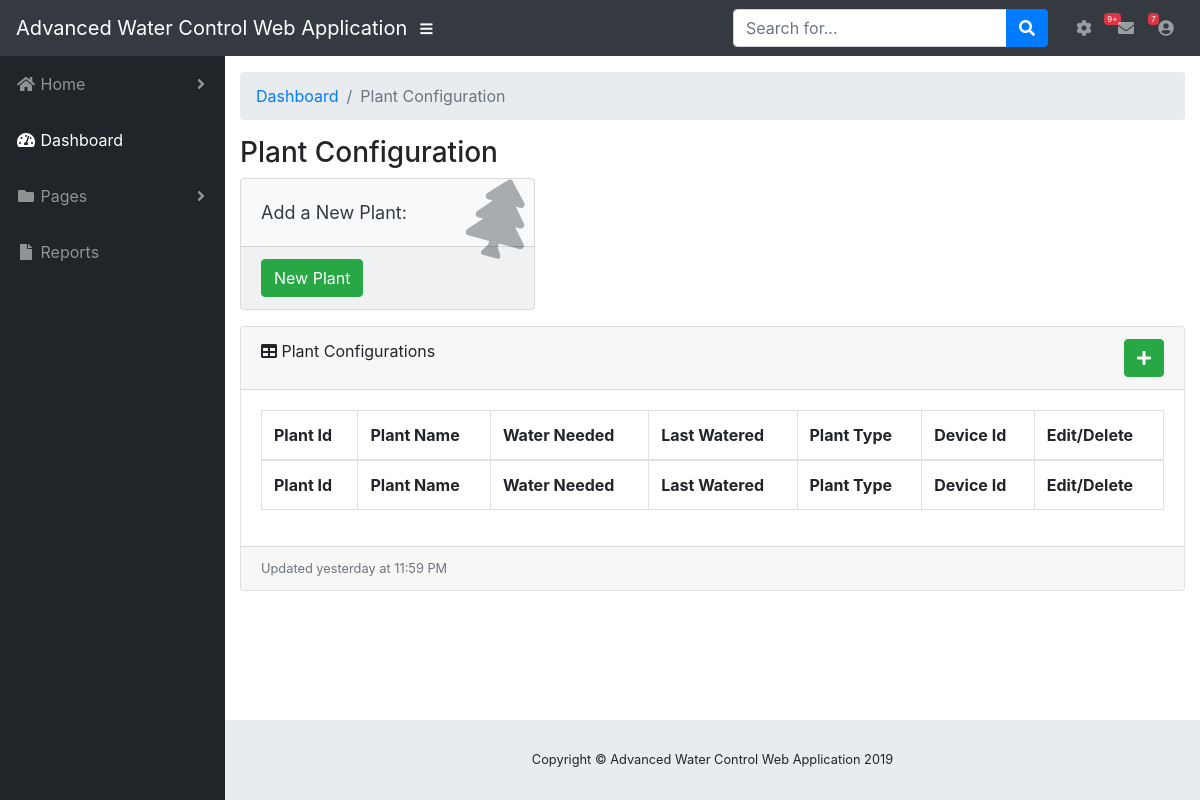
The page /plant_configuration on the database as committed earlier.
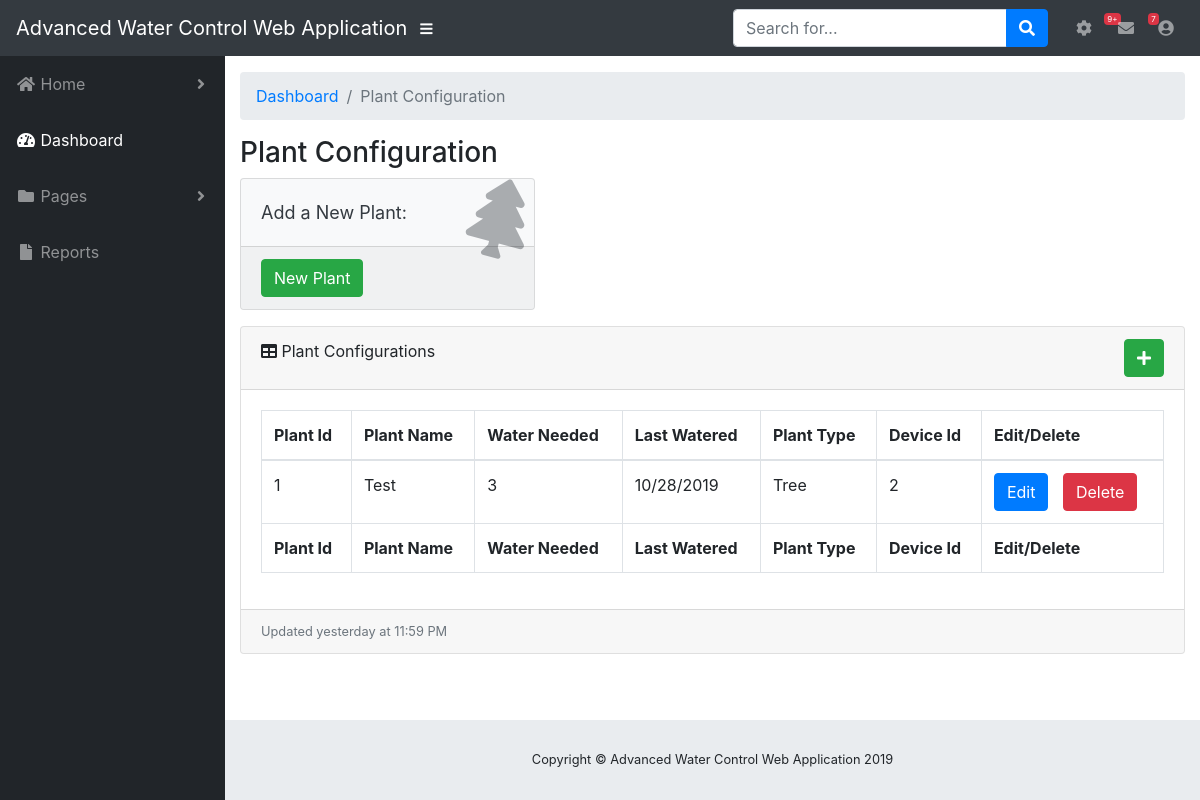
The same page on the database as committed later.
### db_setup.py (models this page shows, shortened)
class Plant(Base):
    __tablename__ = "plants"
    id = Column(Integer, unique=True, primary_key=True)
    name = Column(String(250), nullable=False)
    water_needed = Column(String(250), nullable=False)
    last_watered = Column(String(250))
    plant_type = Column(String(250), nullable=False)
    device_id = Column(Integer, ForeignKey("devices.id"))
    device = relationship("Device", backref=backref(
        "plants", order_by=id), lazy=True)

### main.py (the view)
@app.route('/plant_configuration')
def plant_configuration():
    plants = session.query(Plant).all()
    return render_template('plantConfiguration.html', plants=plants)

### templates/plantConfiguration.html
{% extends "layout.html" %}
{% block body %}
    <div id="content-wrapper">
      <div class="container-fluid">
        <ol class="breadcrumb">
          <li class="breadcrumb-item">
            <a href="{{ url_for('home') }}">Dashboard</a>
          </li>
          <li class="breadcrumb-item active">Plant Configuration</li>
        </ol>
        <h3 >Plant Configuration</h3>
      <div class="row">
          <div class="col-xl-4 col-sm-6 mb-3">
            <div class="card text-dark bg-light o-hidden h-100">
              <div class="card-body">
                <div class="card-body-icon">
                  <i class="fas fa-fw fa-tree"></i>
                </div>
                <div style="font-size: large">Add a New Plant:</div>
              </div>
              <div class="card-footer text-dark clearfix small z-1">
                    <a href="{{ url_for('newPlant') }}" style="color:white; text-decoration:none"> <button class="btn btn-success" >New Plant</button></a>
              </div>
            </div>
        </div>
      </div>
        <div class="card mb-3">
          <div class="card-header">
            <i class="fas fa-table"></i>
                Plant Configurations
              <a href="{{ url_for('newPlant') }}" style="float:right; color:white; text-decoration:none"> <button class="btn btn-success" ><i class="fas fa-plus"></i></button></a>
          </div>
          <div class="card-body">
            <div class="table-responsive">
              <table class="table table-bordered" id="dataTable" width="100%" cellspacing="0">
                <thead>
                  <tr>
                    <th>Plant Id</th>
                    <th>Plant Name</th>
                    <th>Water Needed</th>
                    <th>Last Watered</th>
                    <th>Plant Type</th>
                    <th>Device Id</th>
                    <th>Edit/Delete</th>
                  </tr>
                </thead>
                <tfoot>
                  <tr>
                    <th>Plant Id</th>
                    <th>Plant Name</th>
                    <th>Water Needed</th>
                    <th>Last Watered</th>
                    <th>Plant Type</th>
                    <th>Device Id</th>
                    <th>Edit/Delete</th>
                  </tr>
                </tfoot>
                <tbody>
                     {% for plant in plants %}
                      <tr>
                        <td>{{plant.id}}</td>
                        <td>{{plant.name}}</td>
                        <td>{{plant.water_needed}}</td>
                        <td>{{plant.last_watered}}</td>
                        <td>{{plant.plant_type}}</td>
                        <td>{{plant.device_id}}</td>
                        <td>
                            <a href="{{url_for('editPlant', plant_id = plant.id )}}"><button class="btn btn-primary">Edit</button></a>
                            <a href="{{url_for('deletePlant', plant_id = plant.id )}}" style="margin-left: 10px;"><button class="btn btn-danger">Delete</button></a>
                        </td>
                      </tr>
                     {% endfor %}
                 </tbody>
              </table>
            </div>
          </div>
          <div class="card-footer small text-muted">Updated yesterday at 11:59 PM</div>
        </div>
      </div>
      <footer class="sticky-footer">
        <div class="container my-auto">
          <div class="copyright text-center my-auto">
            <span>Copyright © Advanced Water Control Web Application 2019</span>
          </div>
        </div>
      </footer>
    </div>
{% endblock %}

### templates/layout.html (shortened to what this page needs)
<!DOCTYPE html>
<head>
  <link rel= "stylesheet" type= "text/css" href= "{{ url_for('static',filename='vendor/fontawesome-free/css/all.min.css') }}">
  <link rel= "stylesheet" type= "text/css" href= "{{ url_for('static',filename='vendor/datatables/dataTables.bootstrap4.css') }}">
  <link rel= "stylesheet" type= "text/css" href= "{{ url_for('static',filename='styles/sb-admin.css') }}">
</head>
<body id="page-top">
    <nav id="nav-placeholder" class="navbar navbar-expand navbar-dark bg-dark static-top">
    {% include 'nav.html' %}
  </nav>
    <div id="wrapper">
        <ul id="sidebar" class="sidebar navbar-nav">
          {% include 'sidebar.html' %}
        </ul>
        {% block body %}{% endblock %}
    </div>
</body>
</html>

### templates/nav.html (shortened to what this page needs)
<!DOCTYPE html>
    <a class="navbar-brand mr-1" href="index.html">Advanced Water Control Web Application</a>
    <button class="btn btn-link btn-sm text-white order-1 order-sm-0" id="sidebarToggle" href="#">
      <i class="fas fa-bars"></i>
    </button>
    <form class="d-none d-md-inline-block form-inline ml-auto mr-0 mr-md-3 my-2 my-md-0">
      <div class="input-group">
        <input type="text" class="form-control" placeholder="Search for..." aria-label="Search" aria-describedby="basic-addon2">
        <div class="input-group-append">
          <button class="btn btn-primary" type="button">
            <i class="fas fa-search"></i>
          </button>
        </div>
      </div>
    </form>
    <ul class="navbar-nav ml-auto ml-md-0">
      <li class="nav-item dropdown no-arrow mx-1">
        <a class="nav-link dropdown-toggle" href="#" id="alertsDropdown" role="button" data-toggle="dropdown" aria-haspopup="true" aria-expanded="false">
          <i class="fa fa-cog"></i>
          <span class="badge badge-danger">9+</span>
        </a>
      </li>
      <li class="nav-item dropdown no-arrow mx-1">
        <a class="nav-link dropdown-toggle" href="#" id="messagesDropdown" role="button" data-toggle="dropdown" aria-haspopup="true" aria-expanded="false">
          <i class="fas fa-envelope fa-fw"></i>
          <span class="badge badge-danger">7</span>
        </a>
      </li>
      <li class="nav-item dropdown no-arrow">
        <a class="nav-link dropdown-toggle" href="#" id="userDropdown" role="button" data-toggle="dropdown" aria-haspopup="true" aria-expanded="false">
          <i class="fas fa-user-circle fa-fw"></i>
        </a>
      </li>
    </ul>
</html>

### templates/sidebar.html (shortened to what this page needs)
<!DOCTYPE html>
<li class="nav-item dropdown">
        <a class="nav-link dropdown-toggle" href="#" id="pagesDropdown" role="button" data-toggle="dropdown" aria-haspopup="true" aria-expanded="false">
          <i class="fas fa-fw fa-home"></i>
          <span>Home</span>
        </a>
      </li>
      <li class="nav-item active">
        <a class="nav-link" href="{{ url_for('home') }}">
          <i class="fas fa-fw fa-tachometer-alt"></i>
          <span>Dashboard</span>
        </a>
      </li>
      <li class="nav-item dropdown">
        <a class="nav-link dropdown-toggle" href="#" id="pagesDropdown" role="button" data-toggle="dropdown" aria-haspopup="true" aria-expanded="false">
          <i class="fas fa-fw fa-folder"></i>
          <span>Pages</span>
        </a>
      </li>
      <li class="nav-item">
        <a class="nav-link" href="{{ url_for('reports') }}">
          <i class="fas fa-fw fa-file"></i>
          <span>Reports</span>
        </a>
      </li>
</html>

Rows that differ between the two databases and show on the page:
added Plant: id "1", name "Test", water_needed "3", last_watered "10/28/2019", plant_type "Tree", device_id "2"
